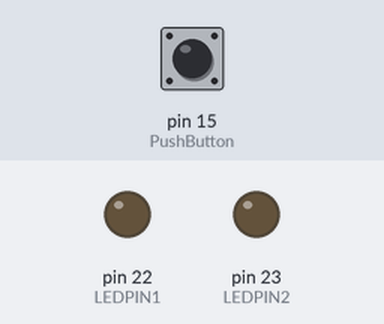
A sketch run on a simulated Arduino Mega 2560, built with avr-gcc and run on an emulated ATmega2560. Parts: output pins drawn as LEDs (lit = HIGH). The inputs (shaded band) are chosen by the test bench; at power-on: pin 15 (PushButton) LOW.

Above: at 1.2 s.
1.3 s: pin 15 (PushButton) pulled HIGH for 0.15 s
At 1.37 s:
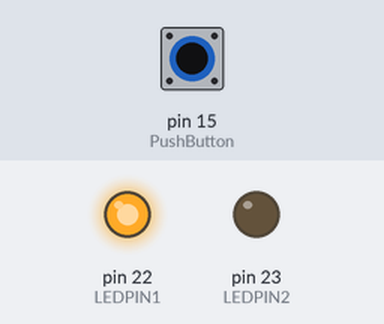
4.4 s: pin 15 (PushButton) pulled HIGH for 3.2 s
At 8.0 s:
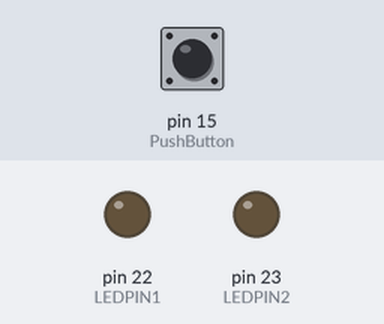
12.1 s: pin 15 (PushButton) pulled HIGH for 1 s
At 18.4 s:
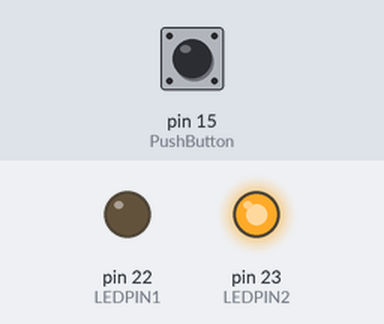
Timing chart, 0 to 19.9 s (numbered marks = the images above; inputs shaded):
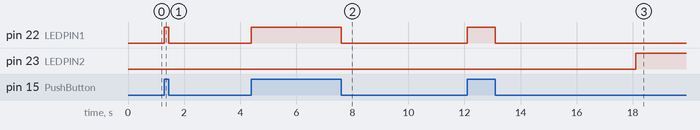

Measured:
- after the input at 1.3 s, pin 22 (LEDPIN1): LOW → HIGH at once, → LOW 0.15 s later
- after the input at 4.4 s, pin 22 (LEDPIN1): LOW → HIGH at once, → LOW 3.2 s later; pin 23 (LEDPIN2): stays LOW (without the input it goes to HIGH after 2.0 s)
- after the input at 12.1 s, pin 22 (LEDPIN1): LOW → HIGH at once, → LOW 1.0 s later; pin 23 (LEDPIN2): LOW → HIGH after 6.0 s instead of 0.50 s

The sketch:

ledmesin.ino
```cpp
const int LEDPIN1 = 22;
const int LEDPIN2 = 23;
const int PushButton = 15;
unsigned long buttonPressTime = 0;
bool led2State = LOW;

void setup() {
  pinMode(LEDPIN1, OUTPUT);
  pinMode(LEDPIN2, OUTPUT);
  pinMode(PushButton, INPUT);
}

void loop() {
  int Push_button_state = digitalRead(PushButton);

  if (Push_button_state == HIGH) {
    // Tombol ditekan
    buttonPressTime = millis(); // Ambil waktu tombol ditekan
    digitalWrite(LEDPIN1, HIGH);
    digitalWrite(LEDPIN2, LOW);
  } else {
    // Tombol tidak ditekan
    digitalWrite(LEDPIN1, LOW); // Nyalakan LED pertama
    if (millis() - buttonPressTime > 5000) {
      // Jika tombol telah ditekan lebih dari 5 detik
      led2State = HIGH; // Nyalakan LED kedua
    } else {
      led2State = LOW; // Matikan LED kedua
    }
    digitalWrite(LEDPIN2, led2State); // Update status LED kedua
  }
}
```
